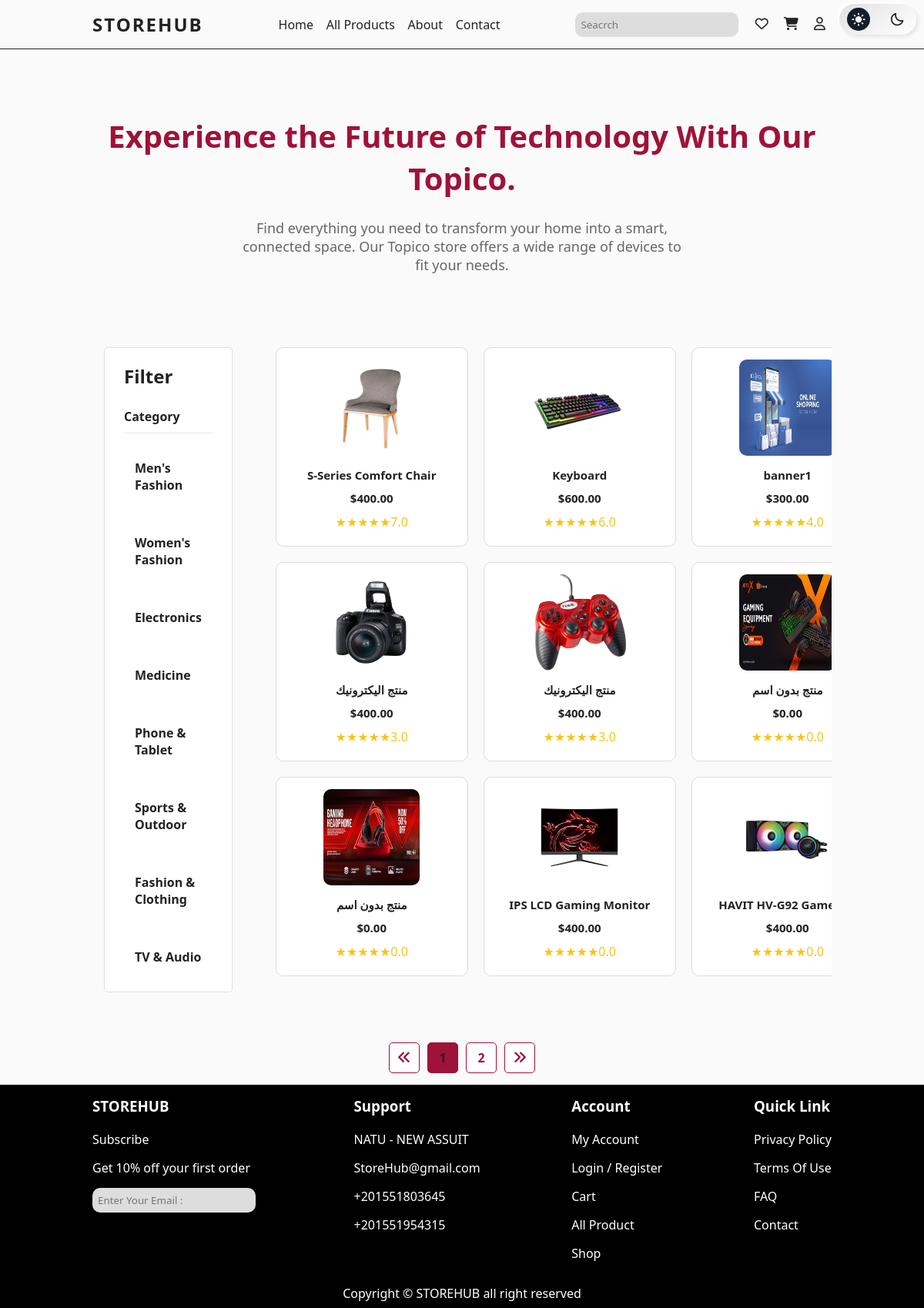
The app's page /allproducts/, older data.
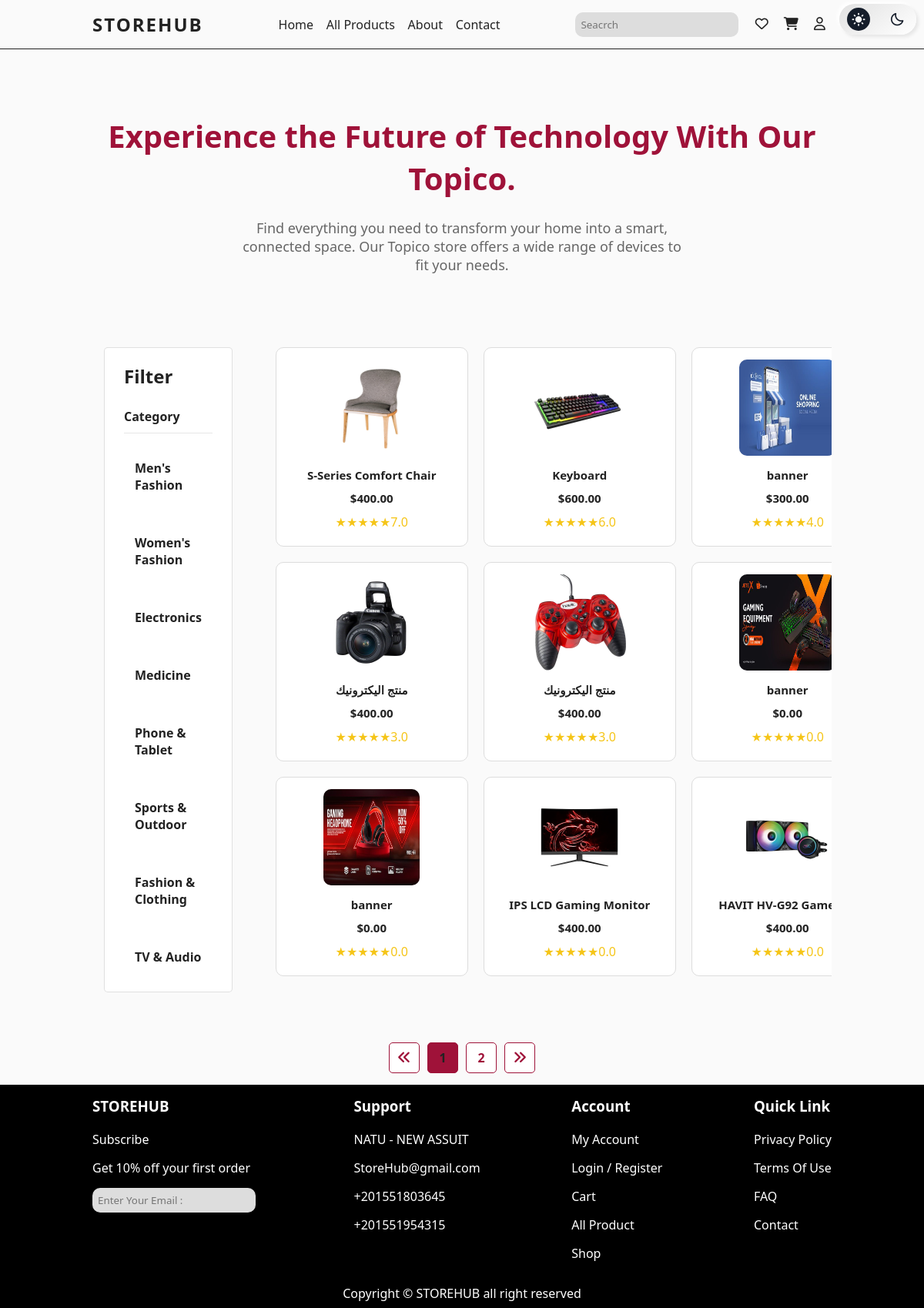
The same page, newer data.
### pages/models.py (models this page shows, shortened)
class Category(models.Model):
    name = models.CharField(max_length=50, unique=True, verbose_name="التصنيف")
    class Meta:
        verbose_name = "تصنيف"
        verbose_name_plural = "تصنيفات"

class Product(models.Model):
    name = models.CharField(max_length=255, verbose_name="اسم المنتج", blank=True, null=True, default="منتج بدون اسم")
    price = models.DecimalField(max_digits=10, decimal_places=2, verbose_name="السعر", default=0.00)
    saler = models.ForeignKey(User, on_delete=models.CASCADE, related_name='products', null=True, blank=True)
    image = models.ImageField(upload_to='products/', default='default.jpg', verbose_name="صورة المنتج", blank=True, null=True)
    color = models.CharField(max_length=50, verbose_name="اللون", blank=True, null=True)
    likes = models.ManyToManyField(User, related_name='product_likes', blank=True, verbose_name="اللايكات")
    color = models.CharField(max_length=50, choices=[
        ('red', 'Red'),
        ('green', 'Green'),
        ('yellow', 'Yellow'),
        ('blue', 'Blue'),
        ('orangered', 'OrangeRed'),
        ('black', 'Black')],
        default="black", verbose_name="اللون")
    category = models.ForeignKey(Category, on_delete=models.SET_NULL, null=True, blank=True, verbose_name="التصنيف")
    rating = models.FloatField(default=0, verbose_name="التقييم")
    class Meta:
        verbose_name = "منتج"
        verbose_name_plural = "منتجات"
    class Meta:
        verbose_name = "منتج"
        verbose_name_plural = "منتجات"
        ordering = ['-rating']

### pages/views.py (the view)
# urls.py: path('allproducts/' ,views.allproducts, name='allproducts'),
def allproducts(request):
    categories = Category.objects.all()
    colors = ['red', 'green', 'yellow', 'blue', 'orangered', 'black']
    products = Product.objects.all()
    selected_category = request.GET.get('category')
    selected_color = request.GET.get('color')
    filters = Q()
    if selected_category:
        filters &= Q(category__name=selected_category)
    if selected_color:
        filters &= Q(color=selected_color)
    if filters:
        products = products.filter(filters)
    paginator = Paginator(products, 9)
    page_number = request.GET.get('page')
    page_obj = paginator.get_page(page_number)
    context = {
        'categories': categories,
        'colors': colors,
        'products': page_obj.object_list,
        'page_obj': page_obj,
    }
    return render(request, 'pages/allproduct.html', context)

### pages/templates/pages/allproduct.html (shortened to what this page needs)
{% extends 'pages/base.html' %}
{% block content %}
{% load static %}
<head>
  <link rel="stylesheet" href="{% static 'css/style.css' %}" />
  <link rel="stylesheet" href="https://cdnjs.cloudflare.com/ajax/libs/font-awesome/6.7.2/css/all.min.css"
 />
  <link href="https://unpkg.com/boxicons@2.1.2/css/boxicons.min.css" rel="stylesheet" />
  <link rel="stylesheet" href="https://unpkg.com/swiper/swiper-bundle.min.css" />
</head>
<body class="light">
         <section class="top_page">
      <div class="container">
        <h1>Experience the Future of Technology With Our Topico.</h1>
        <p>
          Find everything you need to transform your home into a smart, connected space. Our Topico store offers a wide
          range of devices to fit your needs.
        </p>
      </div>
    </section>
    <section class="allproduct">
      <div class="container">
        <div class="filter">
          <h2>Filter</h2>
          <div class="filter_item">
              <h4>Category</h4>
              <div class="content">
                  {% for category in categories %}
                      <div class="item"><a href="?category={{ category.name }}">{{ category.name }}</a></div>
                  {% endfor %}
              </div>
          </div>
      </div>
          <div id="products-container" class="products_dev">
            {% for product in products %}
            <div class="product-card" id="product-{{ product.id }}">
                <img src="{{ product.image.url }}" alt="{{ product.name }}" class="product-image" onclick="window.location.href='/product/{{ product.id }}/'" />
                <h3 class="product-title">{{ product.name }}</h3>
                <h3 class="product-title">${{ product.price }}</h3>
                <div class="rating">★★★★★{{ product.rating }}</div>
            </div>
        {% endfor %}
          </div>
      </div>
      <div class="pagination">
        {% if page_obj.has_previous %}
            <button class="pagination-btn" title="Previous Page" onclick="window.location.href='?page={{ page_obj.previous_page_number }}'">
                <i class="fas fa-angle-double-left"></i>
            </button>
        {% else %}
            <button class="pagination-btn disabled" title="Previous Page" disabled>
                <i class="fas fa-angle-double-left"></i>
            </button>
        {% endif %}
        {% for num in page_obj.paginator.page_range %}
            <button class="pagination-number {% if page_obj.number == num %}active{% endif %}" onclick="window.location.href='?page={{ num }}'">
                {{ num }}
            </button>
        {% endfor %}
        {% if page_obj.has_next %}
            <button class="pagination-btn" title="Next Page" onclick="window.location.href='?page={{ page_obj.next_page_number }}'">
                <i class="fas fa-angle-double-right"></i>
            </button>
        {% else %}
            <button class="pagination-btn disabled" title="Next Page" disabled>
                <i class="fas fa-angle-double-right"></i>
            </button>
        {% endif %}
    </div>
  </section>
</body>
</html>
{% endblock %}

### templates/pages/base.html
{% include 'pages/parts/header.html' %}
{% block content %}
{% endblock content %}
{% include 'pages/parts/footer.html' %}

### templates/pages/parts/header.html (shortened to what this page needs)
<!DOCTYPE html>
{% load static %}
<html lang="en">
  <head>
    <link rel="stylesheet" href="{% static 'css/style.css' %}" />
    <link
      rel="stylesheet"
      href="https://cdnjs.cloudflare.com/ajax/libs/font-awesome/6.7.2/css/all.min.css"
    />
    <link
      href="https://unpkg.com/boxicons@2.1.2/css/boxicons.min.css"
      rel="stylesheet"
    />
  </head>
  <body class="light">
    <header>
      <div class="container">
        <nav>
          <h1>STOREHUB</h1>
          <div class="linkes">
            <a href="{% url 'index' %}" >
              <p>Home</p>
            </a>
            <a href="{% url 'allproducts' %}">
              <p>All Products</p>
            </a>
            <a href="{% url 'about' %}">
              <p>About</p>
            </a>
            <a href="{% url 'contact' %}">
              <p>Contact</p>
            </a>
          </div>
          <form class="header-form">
            <input type="search" placeholder="Seacrch" class="seacrch" />
            <a href="{% url 'wishlist' %}"><i class="fa-regular fa-heart"></i></a>
            <a href="cart.html"><i class="fa-solid fa-cart-shopping"></i></a>
            <a href="{% url 'register' %}"><i class="fa-regular fa-user"></i></a>
            <label class="toggle" for="toggle">
              <i class="bx bxs-sun"></i>
              <i class="bx bx-moon"></i>
              <span class="ball"></span>
            </label>
          </form>
        </nav>
      </div>
    </header>

### templates/pages/parts/footer.html (shortened to what this page needs)
<footer>
  {% load static %}
  <div class="container">
    <div class="foot1">
      <h3>STOREHUB</h3>
      <a href="#"><p>Subscribe</p></a>
      <a href="#"><p>Get 10% off your first order</p></a>
      <input type="email" class="seacrch" placeholder="Enter Your Email : "/>
    </div>
    <div class="foot2">
      <h3>Support</h3>
      <a href="#"><p>NATU - NEW ASSUIT</p></a>
      <a href="#"><p>StoreHub@gmail.com</p></a>
      <a href="#"><p>+201551803645</p></a>
      <a href="#"><p>+201551954315</p></a>
    </div>
    <div class="foot3">
        <h3>Account</h3>
        <a href="account.html"><p>My Account</p></a>
        <a href="#"><p>Login / Register</p></a>
        <a href="cart.html"><p>Cart</p></a>
        <a href="#"><p>All Product</p></a>
        <a href="#"><p>Shop</p></a>
    </div>
    <div class="foot4">
      <h3>Quick Link</h3>
      <a href="#"><p>Privacy Policy</p></a>
      <a href="#"><p>Terms Of Use</p></a>
      <a href="#"><p>FAQ</p></a>
      <a href="{% url 'contact' %}"><p>Contact</p></a>
    </div>
  </div>
  <p style="text-align: center; padding-bottom: 8px;">Copyright &copy;<span> STOREHUB </span>all right reserved</p>
</footer>

Row changes from the older to the newer data that the page shows:
changed Product (number 3 of 9 on the later page): name "banner1" → "banner"
changed Product (number 6 of 9 on the later page): name "منتج بدون اسم" → "banner"
changed Product (number 7 of 9 on the later page): name "منتج بدون اسم" → "banner"
